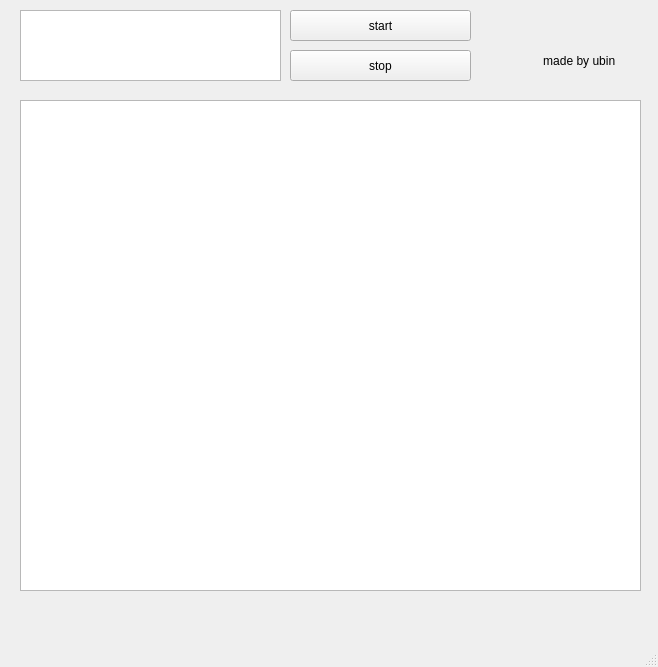
<?xml version="1.0" encoding="UTF-8"?>
<ui version="4.0">
 <class>MainWindow</class>
 <widget class="QMainWindow" name="MainWindow">
  <property name="geometry">
   <rect>
    <x>0</x>
    <y>0</y>
    <width>658</width>
    <height>667</height>
   </rect>
  </property>
  <property name="windowTitle">
   <string>MainWindow</string>
  </property>
  <widget class="QWidget" name="centralwidget">
   <widget class="QTextEdit" name="textEdit">
    <property name="geometry">
     <rect>
      <x>20</x>
      <y>10</y>
      <width>261</width>
      <height>71</height>
     </rect>
    </property>
   </widget>
   <widget class="QPushButton" name="startBtn">
    <property name="geometry">
     <rect>
      <x>290</x>
      <y>10</y>
      <width>181</width>
      <height>31</height>
     </rect>
    </property>
    <property name="text">
     <string>start</string>
    </property>
   </widget>
   <widget class="QPushButton" name="stopBtn">
    <property name="geometry">
     <rect>
      <x>290</x>
      <y>50</y>
      <width>181</width>
      <height>31</height>
     </rect>
    </property>
    <property name="text">
     <string>stop</string>
    </property>
   </widget>
   <widget class="QLabel" name="label">
    <property name="geometry">
     <rect>
      <x>480</x>
      <y>40</y>
      <width>161</width>
      <height>41</height>
     </rect>
    </property>
    <property name="text">
     <string>                   made by ubin</string>
    </property>
   </widget>
   <widget class="QTextBrowser" name="textBrowser">
    <property name="geometry">
     <rect>
      <x>20</x>
      <y>100</y>
      <width>621</width>
      <height>491</height>
     </rect>
    </property>
   </widget>
  </widget>
  <widget class="QMenuBar" name="menubar">
   <property name="geometry">
    <rect>
     <x>0</x>
     <y>0</y>
     <width>658</width>
     <height>24</height>
    </rect>
   </property>
  </widget>
  <widget class="QStatusBar" name="statusbar"/>
 </widget>
 <resources/>
 <connections/>
</ui>
